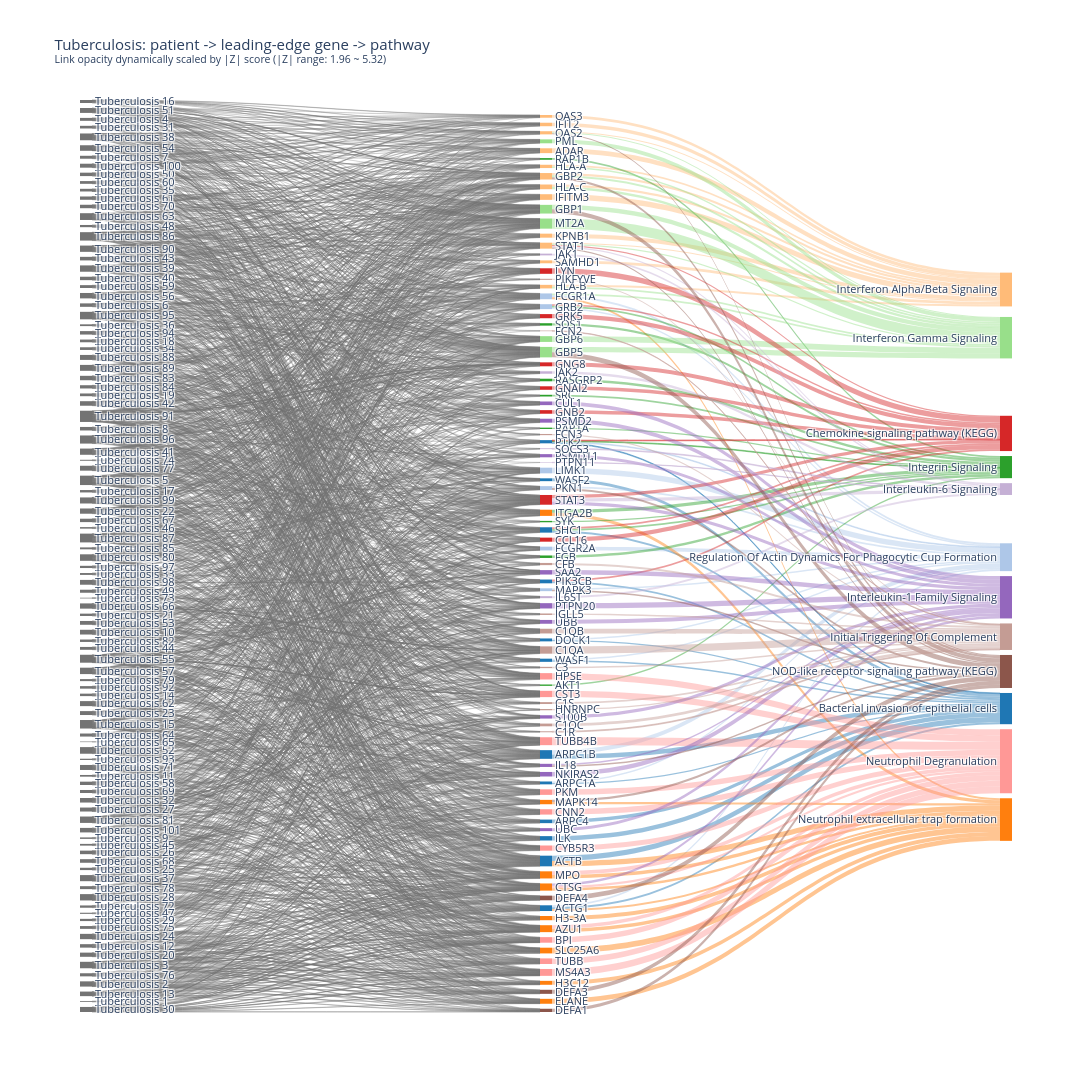
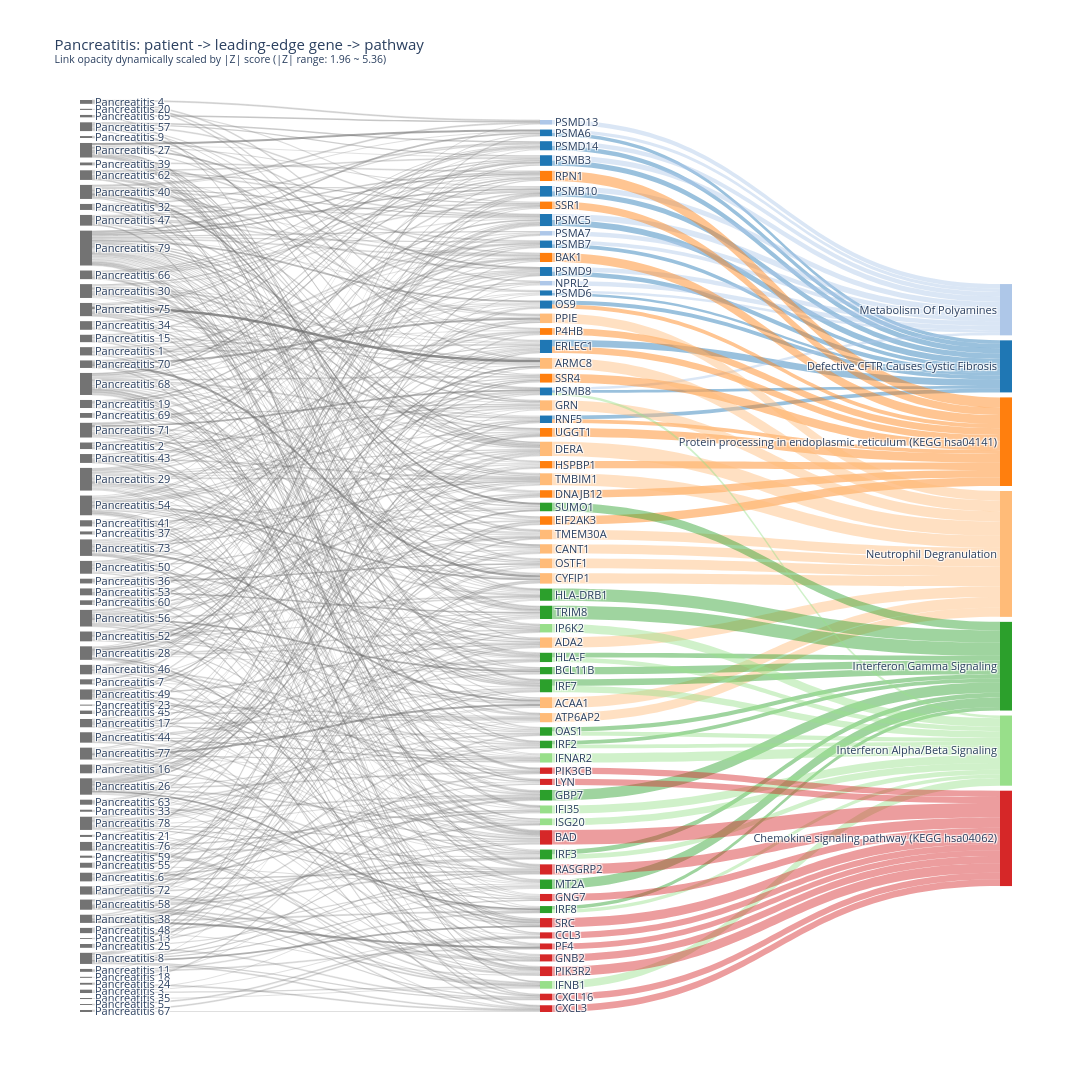
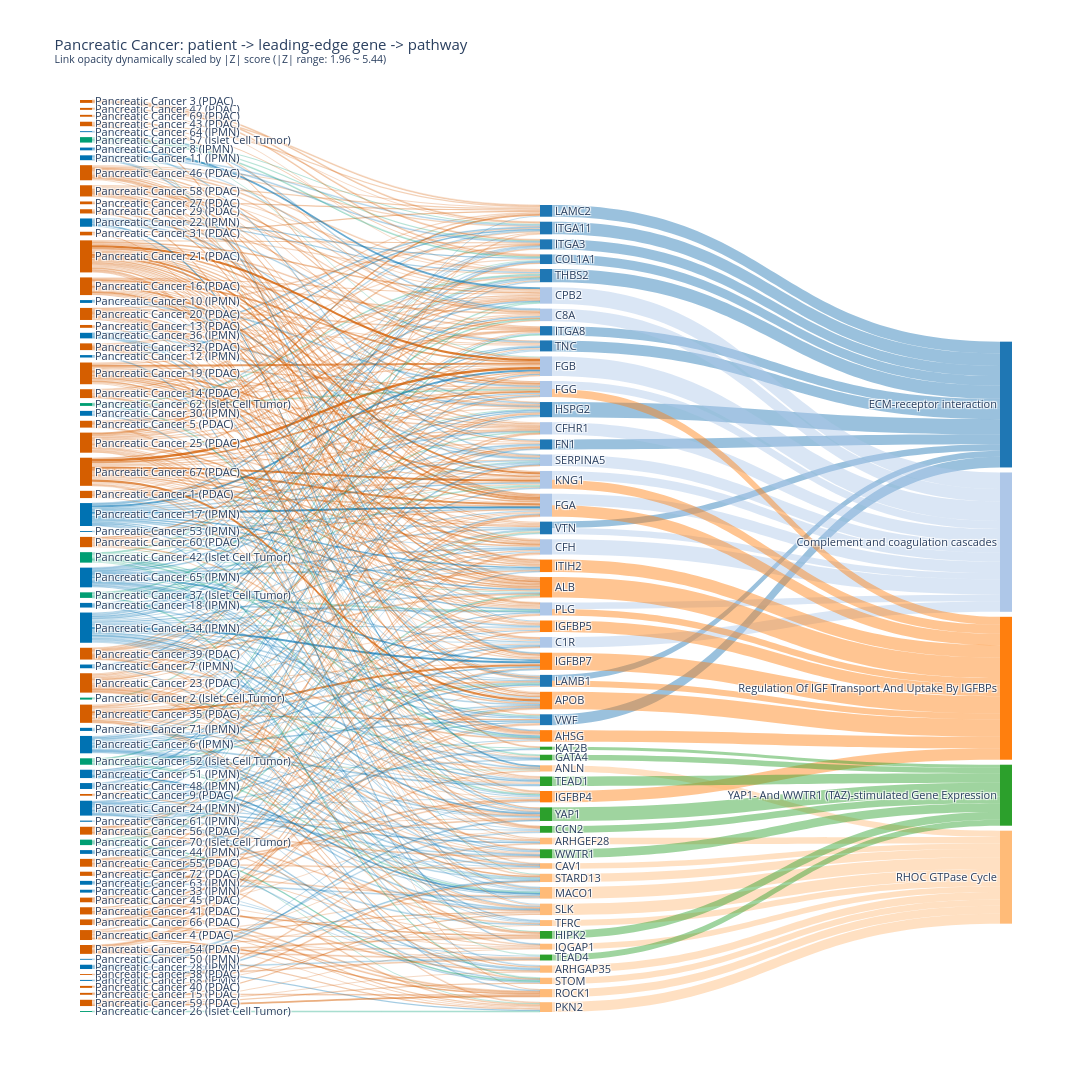
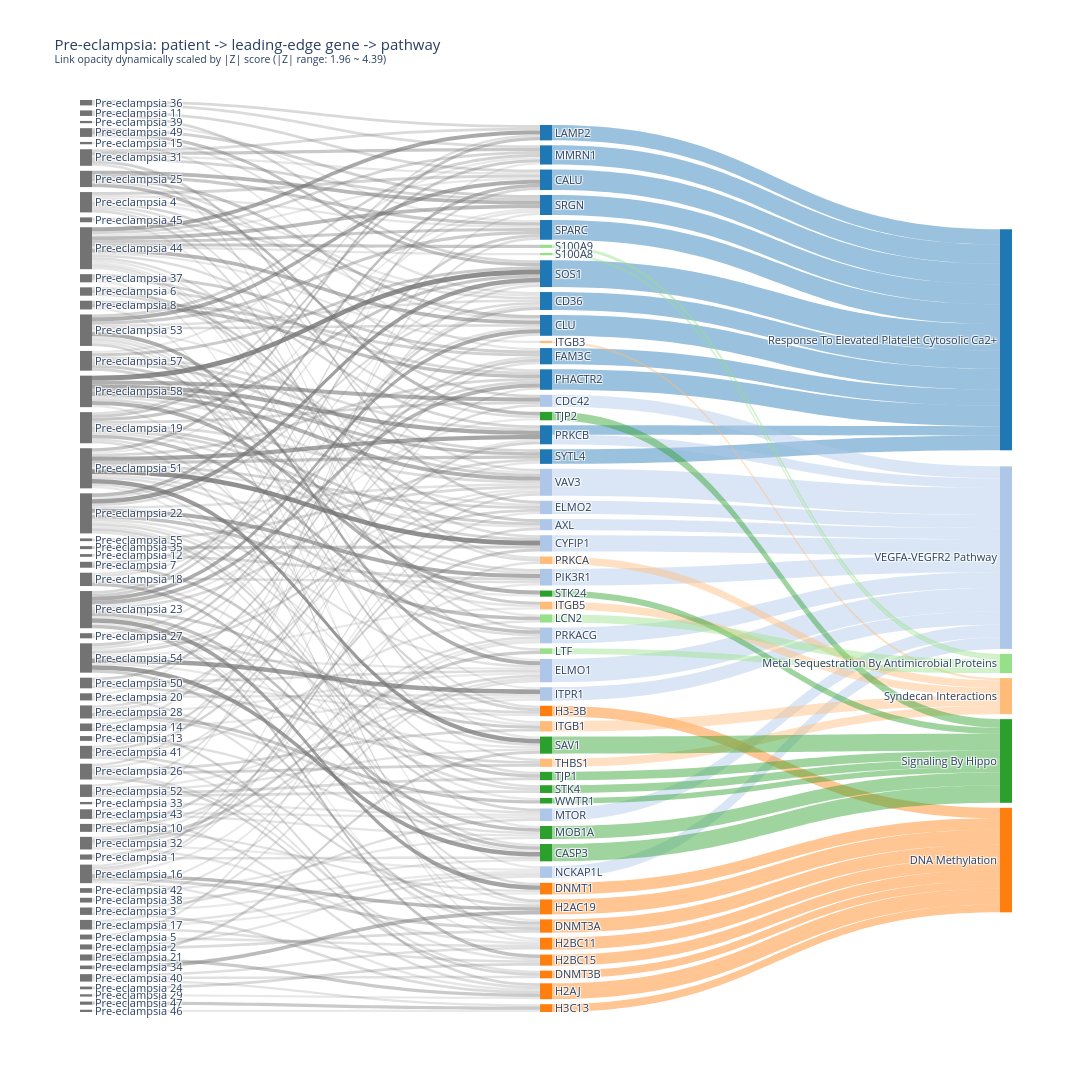

These figures' notebook cell, in order:
### Code cell
for stem in SLUG_MAP:
    fig = build_sankey(stem)
    if fig is not None:
        fig.show()

### Figure 1 — Plotly figure (JSON) as saved in the notebook; plotly's stock layout.template omitted (floating-point values rounded to 4 significant figures; data arrays with more than 128 entries replaced by an {"elided": "..."} marker saying what was removed)
{"data": [{"arrangement": "snap", "link": {"color": {"elided": "2057 str values"}, "source": {"elided": "2057 int values"}, "target": {"elided": "2057 int values"}, "value": {"elided": "2057 float values"}}, "node": {"color": {"elided": "211 str values"}, "label": {"elided": "211 str values"}, "line": {"width": 0}, "pad": 5, "thickness": 12}, "type": "sankey"}], "layout": {"font": {"size": 11}, "height": 2587, "title": {"text": "Tuberculosis: patient -> leading-edge gene -> pathway<br><sup>Link opacity dynamically scaled by |Z| score (|Z| range: 1.96 ~ 5.32)</sup>"}, "width": 1200}}

### Figure 2 — Plotly figure (JSON) as saved in the notebook; plotly's stock layout.template omitted (floating-point values rounded to 4 significant figures; data arrays with more than 128 entries replaced by an {"elided": "..."} marker saying what was removed)
{"data": [{"arrangement": "snap", "link": {"color": {"elided": "596 str values"}, "source": {"elided": "596 int values"}, "target": {"elided": "596 int values"}, "value": {"elided": "596 float values"}}, "node": {"color": {"elided": "141 str values"}, "label": {"elided": "141 str values"}, "line": {"width": 0}, "pad": 5, "thickness": 12}, "type": "sankey"}], "layout": {"font": {"size": 11}, "height": 1742, "title": {"text": "Pancreatitis: patient -> leading-edge gene -> pathway<br><sup>Link opacity dynamically scaled by |Z| score (|Z| range: 1.96 ~ 5.36)</sup>"}, "width": 1200}}

### Figure 3 — Plotly figure (JSON) as saved in the notebook; plotly's stock layout.template omitted (floating-point values rounded to 4 significant figures; data arrays with more than 128 entries replaced by an {"elided": "..."} marker saying what was removed)
{"data": [{"arrangement": "snap", "link": {"color": {"elided": "565 str values"}, "source": {"elided": "565 int values"}, "target": {"elided": "565 int values"}, "value": {"elided": "565 float values"}}, "node": {"color": ["#d55e00", "#0072b2", "#0072b2", "#009e73", "#d55e00", "#d55e00", "#0072b2", "#0072b2", "#0072b2", "#d55e00", "#d55e00", "#0072b2", "#d55e00", "#d55e00", "#009e73", "#0072b2", "#d55e00", "#d55e00", "#009e73", "#0072b2", "#0072b2", "#d55e00", "#d55e00", "#0072b2", "#d55e00", "#d55e00", "#d55e00", "#d55e00", "#0072b2", "#009e73", "#d55e00", "#d55e00", "#d55e00", "#d55e00", "#0072b2", "#d55e00", "#0072b2", "#009e73", "#d55e00", "#0072b2", "#d55e00", "#0072b2", "#0072b2", "#d55e00", "#0072b2", "#d55e00", "#d55e00", "#d55e00", "#0072b2", "#0072b2", "#0072b2", "#0072b2", "#0072b2", "#d55e00", "#d55e00", "#009e73", "#d55e00", "#d55e00", "#0072b2", "#d55e00", "#d55e00", "#009e73", "#0072b2", "#d55e00", "#d55e00", "#d55e00", "#d55e00", "#0072b2", "#0072b2", "#d55e00", "#009e73", "#1f77b4", "#1f77b4", "#1f77b4", "#1f77b4", "#1f77b4", "#1f77b4", "#1f77b4", "#1f77b4", "#1f77b4", "#1f77b4", "#1f77b4", "#1f77b4", "#aec7e8", "#aec7e8", "#aec7e8", "#aec7e8", "#aec7e8", "#aec7e8", "#aec7e8", "#aec7e8", "#aec7e8", "#aec7e8", "#aec7e8", "#ff7f0e", "#ff7f0e", "#ff7f0e", "#ff7f0e", "#ff7f0e", "#ff7f0e", "#ff7f0e", "#ffbb78", "#ffbb78", "#ffbb78", "#ffbb78", "#ffbb78", "#ffbb78", "#ffbb78", "#ffbb78", "#ffbb78", "#ffbb78", "#ffbb78", "#ffbb78", "#2ca02c", "#2ca02c", "#2ca02c", "#2ca02c", "#2ca02c", "#2ca02c", "#2ca02c", "#2ca02c", "#1f77b4", "#aec7e8", "#ff7f0e", "#ffbb78", "#2ca02c"], "label": ["Pancreatic Cancer 47 (PDAC)", "Pancreatic Cancer 63 (IPMN)", "Pancreatic Cancer 12 (IPMN)", "Pancreatic Cancer 57 (Islet Cell Tumor)", "Pancreatic Cancer 32 (PDAC)", "Pancreatic Cancer 69 (PDAC)", "Pancreatic Cancer 36 (IPMN)", "Pancreatic Cancer 24 (IPMN)", "Pancreatic Cancer 10 (IPMN)", "Pancreatic Cancer 25 (PDAC)", "Pancreatic Cancer 31 (PDAC)", "Pancreatic Cancer 44 (IPMN)", "Pancreatic Cancer 29 (PDAC)", "Pancreatic Cancer 13 (PDAC)", "Pancreatic Cancer 42 (Islet Cell Tumor)", "Pancreatic Cancer 18 (IPMN)", "Pancreatic Cancer 43 (PDAC)", "Pancreatic Cancer 3 (PDAC)", "Pancreatic Cancer 52 (Islet Cell Tumor)", "Pancreatic Cancer 71 (IPMN)", "Pancreatic Cancer 17 (IPMN)", "Pancreatic Cancer 16 (PDAC)", "Pancreatic Cancer 46 (PDAC)", "Pancreatic Cancer 53 (IPMN)", "Pancreatic Cancer 21 (PDAC)", "Pancreatic Cancer 67 (PDAC)", "Pancreatic Cancer 19 (PDAC)", "Pancreatic Cancer 14 (PDAC)", "Pancreatic Cancer 8 (IPMN)", "Pancreatic Cancer 62 (Islet Cell Tumor)", "Pancreatic Cancer 60 (PDAC)", "Pancreatic Cancer 58 (PDAC)", "Pancreatic Cancer 39 (PDAC)", "Pancreatic Cancer 1 (PDAC)", "Pancreatic Cancer 64 (IPMN)", "Pancreatic Cancer 9 (PDAC)", "Pancreatic Cancer 7 (IPMN)", "Pancreatic Cancer 37 (Islet Cell Tumor)", "Pancreatic Cancer 55 (PDAC)", "Pancreatic Cancer 30 (IPMN)", "Pancreatic Cancer 35 (PDAC)", "Pancreatic Cancer 34 (IPMN)", "Pancreatic Cancer 65 (IPMN)", "Pancreatic Cancer 27 (PDAC)", "Pancreatic Cancer 6 (IPMN)", "Pancreatic Cancer 20 (PDAC)", "Pancreatic Cancer 72 (PDAC)", "Pancreatic Cancer 5 (PDAC)", "Pancreatic Cancer 11 (IPMN)", "Pancreatic Cancer 61 (IPMN)", "Pancreatic Cancer 51 (IPMN)", "Pancreatic Cancer 48 (IPMN)", "Pancreatic Cancer 28 (IPMN)", "Pancreatic Cancer 54 (PDAC)", "Pancreatic Cancer 66 (PDAC)", "Pancreatic Cancer 26 (Islet Cell Tumor)", "Pancreatic Cancer 23 (PDAC)", "Pancreatic Cancer 15 (PDAC)", "Pancreatic Cancer 68 (IPMN)", "Pancreatic Cancer 59 (PDAC)", "Pancreatic Cancer 4 (PDAC)", "Pancreatic Cancer 70 (Islet Cell Tumor)", "Pancreatic Cancer 22 (IPMN)", "Pancreatic Cancer 40 (PDAC)", "Pancreatic Cancer 56 (PDAC)", "Pancreatic Cancer 45 (PDAC)", "Pancreatic Cancer 41 (PDAC)", "Pancreatic Cancer 50 (IPMN)", "Pancreatic Cancer 33 (IPMN)", "Pancreatic Cancer 38 (PDAC)", "Pancreatic Cancer 2 (Islet Cell Tumor)", "HSPG2", "THBS2", "VTN", "ITGA11", "LAMB1", "LAMC2", "TNC", "VWF", "FN1", "ITGA3", "COL1A1", "ITGA8", "FGA", "FGB", "KNG1", "CPB2", "FGG", "CFH", "PLG", "C8A", "CFHR1", "SERPINA5", "C1R", "ALB", "APOB", "IGFBP7", "ITIH2", "IGFBP5", "AHSG", "IGFBP4", "MACO1", "SLK", "PKN2", "STARD13", "ROCK1", "ARHGAP35", "ARHGEF28", "STOM", "ANLN", "TFRC", "IQGAP1", "CAV1", "YAP1", "TEAD1", "WWTR1", "HIPK2", "CCN2", "TEAD4", "GATA4", "KAT2B", "ECM-receptor interaction", "Complement and coagulation cascades", "Regulation Of IGF Transport And Uptake By IGFBPs", "RHOC GTPase Cycle", "YAP1- And WWTR1 (TAZ)-stimulated Gene Expression"], "line": {"width": 0}, "pad": 5, "thickness": 12}, "type": "sankey"}], "layout": {"font": {"size": 11}, "height": 1573, "title": {"text": "Pancreatic Cancer: patient -> leading-edge gene -> pathway<br><sup>Link opacity dynamically scaled by |Z| score (|Z| range: 1.96 ~ 5.44)</sup>"}, "width": 1200}}

### Figure 4 — Plotly figure (JSON) as saved in the notebook; plotly's stock layout.template omitted (floating-point values rounded to 4 significant figures; data arrays with more than 128 entries replaced by an {"elided": "..."} marker saying what was removed)
{"data": [{"arrangement": "snap", "link": {"color": {"elided": "283 str values"}, "source": {"elided": "283 int values"}, "target": {"elided": "283 int values"}, "value": {"elided": "283 float values"}}, "node": {"color": ["#737373", "#737373", "#737373", "#737373", "#737373", "#737373", "#737373", "#737373", "#737373", "#737373", "#737373", "#737373", "#737373", "#737373", "#737373", "#737373", "#737373", "#737373", "#737373", "#737373", "#737373", "#737373", "#737373", "#737373", "#737373", "#737373", "#737373", "#737373", "#737373", "#737373", "#737373", "#737373", "#737373", "#737373", "#737373", "#737373", "#737373", "#737373", "#737373", "#737373", "#737373", "#737373", "#737373", "#737373", "#737373", "#737373", "#737373", "#737373", "#737373", "#737373", "#737373", "#737373", "#737373", "#737373", "#1f77b4", "#1f77b4", "#1f77b4", "#1f77b4", "#1f77b4", "#1f77b4", "#1f77b4", "#1f77b4", "#1f77b4", "#1f77b4", "#1f77b4", "#1f77b4", "#aec7e8", "#aec7e8", "#aec7e8", "#aec7e8", "#aec7e8", "#aec7e8", "#aec7e8", "#aec7e8", "#aec7e8", "#aec7e8", "#aec7e8", "#ff7f0e", "#ff7f0e", "#ff7f0e", "#ff7f0e", "#ff7f0e", "#ff7f0e", "#ff7f0e", "#ff7f0e", "#ff7f0e", "#ffbb78", "#ffbb78", "#ffbb78", "#ffbb78", "#ffbb78", "#2ca02c", "#2ca02c", "#2ca02c", "#2ca02c", "#2ca02c", "#2ca02c", "#2ca02c", "#2ca02c", "#98df8a", "#98df8a", "#98df8a", "#98df8a", "#1f77b4", "#aec7e8", "#ff7f0e", "#ffbb78", "#2ca02c", "#98df8a"], "label": ["Pre-eclampsia 58", "Pre-eclampsia 22", "Pre-eclampsia 49", "Pre-eclampsia 11", "Pre-eclampsia 53", "Pre-eclampsia 4", "Pre-eclampsia 8", "Pre-eclampsia 25", "Pre-eclampsia 39", "Pre-eclampsia 31", "Pre-eclampsia 41", "Pre-eclampsia 45", "Pre-eclampsia 37", "Pre-eclampsia 50", "Pre-eclampsia 15", "Pre-eclampsia 44", "Pre-eclampsia 36", "Pre-eclampsia 55", "Pre-eclampsia 38", "Pre-eclampsia 12", "Pre-eclampsia 51", "Pre-eclampsia 35", "Pre-eclampsia 10", "Pre-eclampsia 19", "Pre-eclampsia 42", "Pre-eclampsia 33", "Pre-eclampsia 6", "Pre-eclampsia 1", "Pre-eclampsia 21", "Pre-eclampsia 14", "Pre-eclampsia 3", "Pre-eclampsia 43", "Pre-eclampsia 29", "Pre-eclampsia 16", "Pre-eclampsia 34", "Pre-eclampsia 2", "Pre-eclampsia 20", "Pre-eclampsia 40", "Pre-eclampsia 5", "Pre-eclampsia 23", "Pre-eclampsia 24", "Pre-eclampsia 17", "Pre-eclampsia 27", "Pre-eclampsia 47", "Pre-eclampsia 46", "Pre-eclampsia 26", "Pre-eclampsia 57", "Pre-eclampsia 54", "Pre-eclampsia 18", "Pre-eclampsia 13", "Pre-eclampsia 7", "Pre-eclampsia 52", "Pre-eclampsia 28", "Pre-eclampsia 32", "SOS1", "CLU", "CALU", "PHACTR2", "SRGN", "SPARC", "MMRN1", "PRKCB", "CD36", "FAM3C", "LAMP2", "SYTL4", "VAV3", "ELMO1", "PIK3R1", "CYFIP1", "PRKACG", "ITPR1", "ELMO2", "MTOR", "CDC42", "NCKAP1L", "AXL", "H2AJ", "H2AC19", "DNMT3A", "H2BC11", "DNMT1", "H2BC15", "H3-3B", "H3C13", "DNMT3B", "ITGB1", "THBS1", "ITGB5", "PRKCA", "ITGB3", "CASP3", "SAV1", "MOB1A", "TJP2", "TJP1", "STK4", "STK24", "WWTR1", "LCN2", "LTF", "S100A9", "S100A8", "Response To Elevated Platelet Cytosolic Ca2+", "VEGFA-VEGFR2 Pathway", "DNA Methylation", "Syndecan Interactions", "Signaling By Hippo", "Metal Sequestration By Antimicrobial Proteins"], "line": {"width": 0}, "pad": 5, "thickness": 12}, "type": "sankey"}], "layout": {"font": {"size": 11}, "height": 1339, "title": {"text": "Pre-eclampsia: patient -> leading-edge gene -> pathway<br><sup>Link opacity dynamically scaled by |Z| score (|Z| range: 1.96 ~ 4.39)</sup>"}, "width": 1200}}
